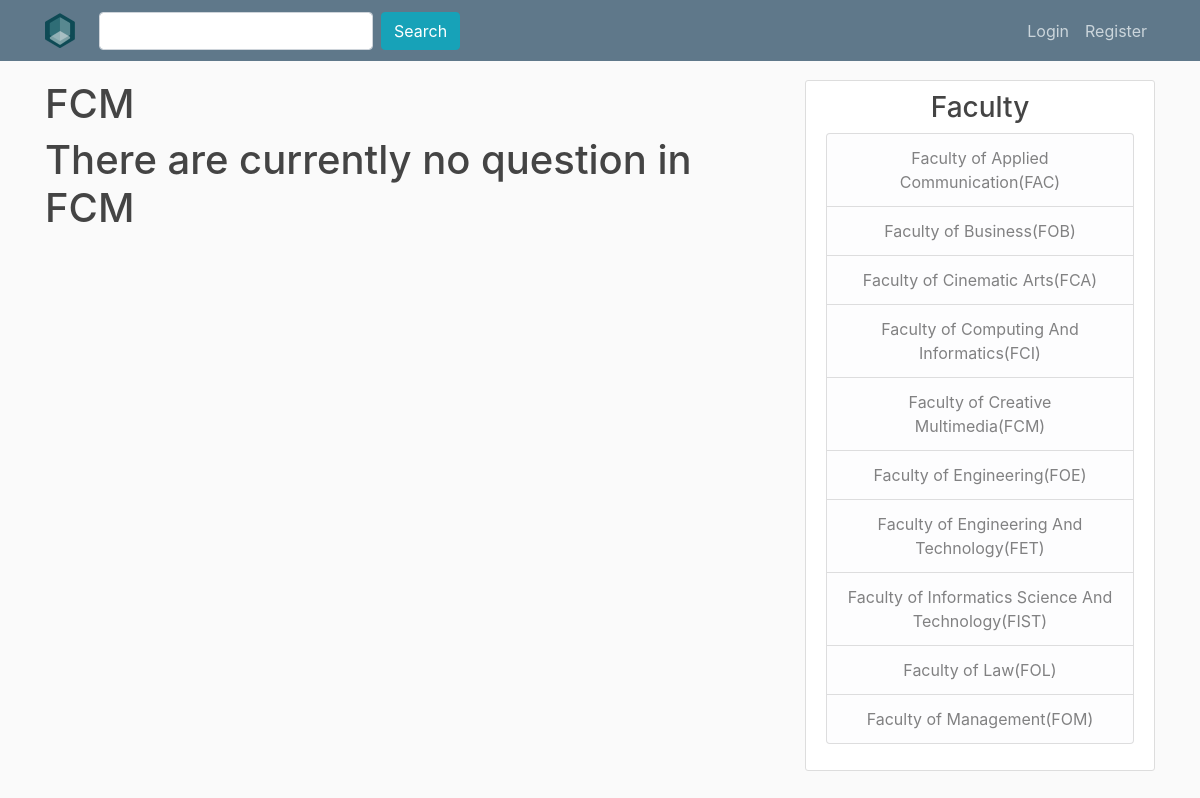
Before: /category/fcm/ with the older database file.
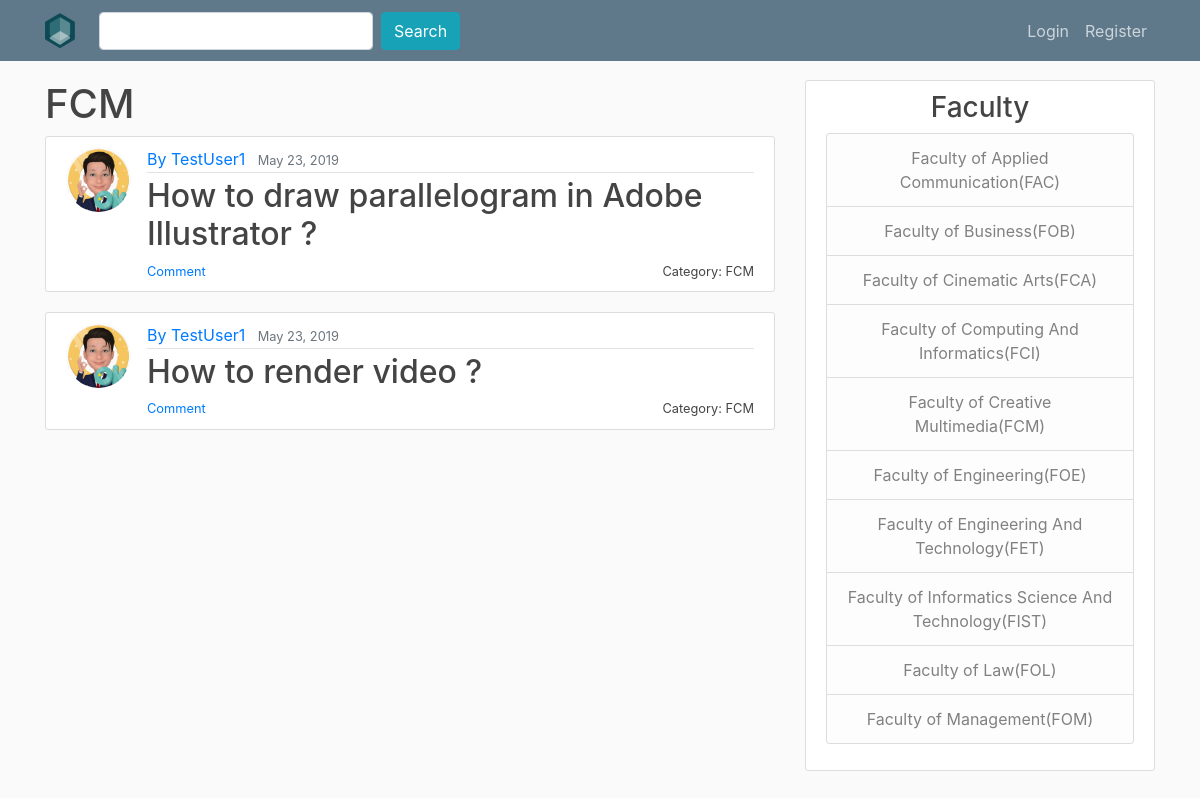
After: the same page with the newer database file.
### QnA/models.py (models this page shows, shortened)
class category (models.Model):
    category = models.CharField(max_length=100)
    slug = models.SlugField(max_length=100,unique=True)
    def get_absolute_url(self): #this is needed so because the slug for each category is different, hence this is needed to specify the args for the url
        return reverse('category',args=[self.slug])
    def __str__(self):
        return self.category

class question (models.Model):
    title = models.CharField(max_length=100) #use charfield to limit user input
    liked_by = models.ManyToManyField(User,related_name='liked_by_question',blank = True)
    like = models.IntegerField(default=0)
    content = models.TextField() #use TextField if there is no limit for the content
    image = models.ImageField(upload_to="image",blank=True)
    date_published = models.DateTimeField(default=timezone.now) #auto-select the current time
    category = models.ForeignKey(category,on_delete=models.CASCADE)
    author = models.ForeignKey(User, on_delete=models.CASCADE) #if the user is deleted the question will be deleted

### users/models.py (models this page shows, shortened)
class Profile(models.Model):
    user = models.OneToOneField(User, on_delete=models.CASCADE) #make sure no duplicate username
    image = models.ImageField(default="default.png", upload_to="profile_pics") #specify this is image

### QnA/views.py (the view)
# urls.py: path("category/<slug:slug>/",QuestionCategory.as_view(),name="category"),
class QuestionCategory(ListView):
    model = question #choosing the database
    template_name='QnA/category.html' #specifying the template
    ordering = ['-date_published'] #to arrange the post from the latest date published
    paginate_by = 5 #to limit 5 question per page
    def get_queryset(self): #determines the list of objects that you want to display
        self.Category = get_object_or_404(category,slug=self.kwargs['slug']) #it will try to get the category from database which has the same slug as the requesting slug
        return question.objects.filter(category=self.Category) #it will filter the question which is having the same slug as the requesting slug
    def get_context_data(self,**kwargs):#to retrieve the data in list form (question_list)
        context = super(QuestionCategory,self).get_context_data(**kwargs) #to get data from the parent class QuestionCategory I used **kwargs is needed so that it will pass in variable that is not yet defined
        context['category']= self.Category #it will return the question in a list form
        return context

### QnA/templates/QnA/category.html (shortened to what this page needs)
{% extends "QnA/base.html" %}
{% load crispy_forms_tags %}
{% block content %}
    <h1>{{ category.category }}</h1>
	{% for question in question_list %}
		<article class="media content-section">
		  <img class="rounded-circle article-img" src="{{ question.author.profile.image.url }}">
		  <div class="media-body">
		    <div class="article-metadata">
		      <a class="mr-2" href="{% url 'user-profile' question.author.username %}" >By {{ question.author }}</a>
		      <small class="text-muted">{{ question.date_published|date:"F d, Y" }}</small>
		    </div>
				<h2><a class="article-title" style="display : inline" href="{% url 'question-detail' question.pk %}" >{{ question.title }}</a></h2>
				<a href="{{ question.category.get_absolute_url}}"><small class="article-title" style="float: right" >Category: {{ question.category }}</small></a>
                <small class="article-title" style="float: left" ><a href="{% url 'question-detail' question.pk %}">Comment</a></small>
		  </div>
		</article>
	{% empty %}
	<h1>There are currently no question in {{ category.category }}</h1>
	{% endfor %}
{% endblock %}

Changed rows visible on the page:
shown differently, row unchanged: category "FCM": category "FCM" → (not shown)
added question: author.profile.image (picture), author "TestUser1", date_published "May 23, 2019", title "How to draw parallelogram in Adobe Illustrator ?", category "FCM"
added question: author.profile.image (picture), author "TestUser1", date_published "May 23, 2019", title "How to render video ?", category "FCM"
Other visible differences:
text no longer shown: "There are currently no question in"
